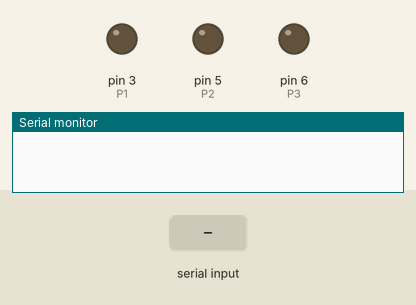
Recording of a sketch running on a simulated Arduino Uno, built with avr-gcc and run on an emulated ATmega328P. Parts: output pins drawn as LEDs (lit = HIGH), the last lines printed to the serial monitor. Inputs (shaded band) come from the test bench.

Above: at 1.2 s.
1.3 s: "90,45\n" received over Serial
At 1.39 s:
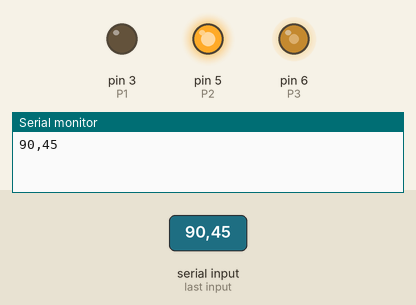
2.9 s: "5\n" received over Serial
At 2.98 s:
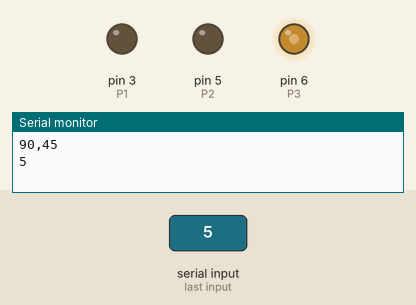
4.5 s: "200\n" received over Serial
At 4.58 s:
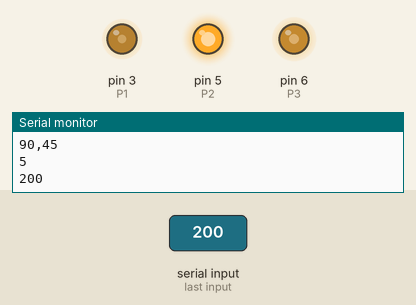
Timing chart, 0 to 7.5 s (numbered marks = the images above; inputs shaded):
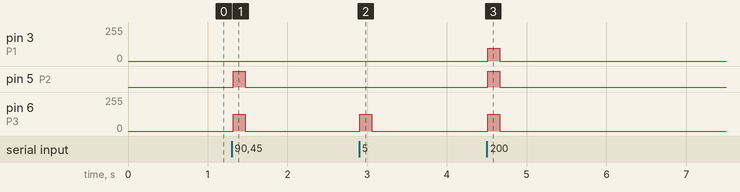

The sketch:

motor.ino
```cpp
byte P1 = 3;
byte P2 = 5;
byte P3 = 6;

//Be sure to set these up;

String readString, command;

void setup() {
 Serial.begin(9600);
 pinMode(P1, OUTPUT);
 pinMode(P2, OUTPUT);
 pinMode(P3, OUTPUT);
}

void loop() {
  while (Serial.available()) {
    delay(3);
    if (Serial.available() >0) {
      char c = Serial.read();
      readString += c;
    }
  }

  if (readString.length() > 0) {
    command = readString;
    echo(command);
    act(command);
    readString = "";
  }
}

void echo(String cmd) {
  Serial.println(cmd);
}

void act(String cmd) {
  int control = cmd.toInt();
  if (control >= 100) {
    analogWrite(P1, 95);
    control -= 100;
  }
  if (control >= 10) {
    digitalWrite(P2, HIGH);
    control -= 10;
  }
  if (control >= 1) {
    analogWrite(P3, 125);
  }
  delay(150);
  digitalWrite(P1, LOW);
  digitalWrite(P2, LOW);
  digitalWrite(P3, LOW);
}
```

Measured:
- after the input at 1.3 s, pin 5 (P2): LOW → HIGH at once, → LOW 0.15 s later; pin 6 (P3): 0/255 → 125/255 at once, → 0/255 0.15 s later
- after the input at 2.9 s, pin 6 (P3): 0/255 → 125/255 at once, → 0/255 0.15 s later
- after the input at 4.5 s, pin 3 (P1): 0/255 → 95/255 at once, → 0/255 0.15 s later; pin 5 (P2): LOW → HIGH at once, → LOW 0.15 s later; pin 6 (P3): 0/255 → 125/255 at once, → 0/255 0.15 s later
